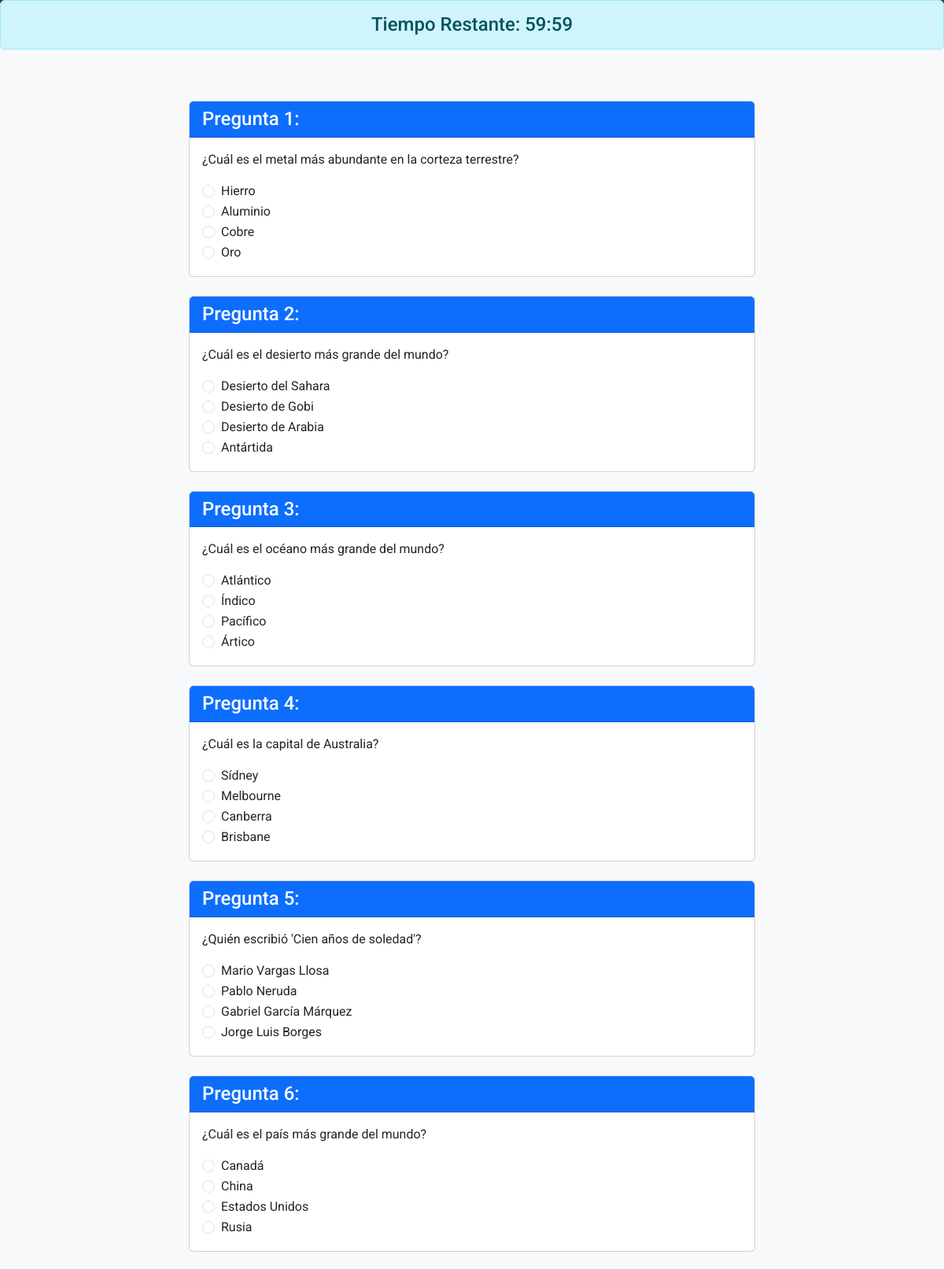
/examen/ (upper part), run on the app's committed database.
### examen/models.py (models this page shows, shortened)
class Pregunta(models.Model):
    enunciado = models.TextField()

class Respuesta(models.Model):
    pregunta = models.ForeignKey(Pregunta, on_delete=models.CASCADE)
    texto = models.TextField()
    es_correcta = models.BooleanField(default=False)

### examen/views.py (the view)
# urls.py: path('examen/', views.iniciar_examen, name='iniciar_examen'),
def iniciar_examen(request):
    configuracion = ConfiguracionExamen.objects.first()
    if not configuracion:
        return render(request, 'examen/error.html', {'mensaje': 'Configuración del examen no encontrada.'})
    preguntas = Pregunta.objects.order_by('?')[:configuracion.numero_preguntas]
    return render(request, 'examen/examen.html', {
        'preguntas': preguntas,
        'tiempo_limite': configuracion.tiempo
    })

### templates/examen/examen.html (shortened to what this page needs)
{% extends "base.html" %}
{% block content %}
<div class="container">
    <div class="alert alert-info fixed-top text-center" style="z-index: 1030;">
        <h4 class="mb-0">Tiempo Restante: <span id="timer">00:00:00</span></h4>
    </div>
    <div class="row mt-5 pt-4">
        <div class="col-md-8 offset-md-2">
            <form method="post" action="{% url 'guardar_resultado' %}">
                {% for pregunta in preguntas %}
                <div class="card mb-4">
                    <div class="card-header bg-primary text-white">
                        <h4 class="mb-0">Pregunta {{ forloop.counter }}:</h4>
                    </div>
                    <div class="card-body">
                        <p class="card-text">{{ pregunta.enunciado }}</p>
                        {% for respuesta in pregunta.respuesta_set.all %}
                        <div class="form-check">
                            <input class="form-check-input" type="radio" name="respuesta_{{ pregunta.id }}" value="{{ respuesta.id }}">
                            <label class="form-check-label">
                                {{ respuesta.texto }}
                            </label>
                        </div>
                        {% endfor %}
                    </div>
                </div>
                {% endfor %}
            </form>
        </div>
    </div>
</div>
{% endblock %}

### templates/base.html (style rules this page uses)
body { font-family: 'Roboto', sans-serif; background-color: #f8f9fa; padding-top: 56px; }
.container { margin-top: 20px; }

### data on the page
Pregunta: enunciado "¿Cuál es el metal más abundante en la corteza terrestre?"
Respuesta: texto "Hierro"
Respuesta: texto "Aluminio"
Respuesta: texto "Cobre"
Respuesta: texto "Oro"
Pregunta: enunciado "¿Cuál es el desierto más grande del mundo?"
Respuesta: texto "Desierto del Sahara"
Respuesta: texto "Desierto de Gobi"
Respuesta: texto "Desierto de Arabia"
Respuesta: texto "Antártida"
Pregunta: enunciado "¿Cuál es el océano más grande del mundo?"
Respuesta: texto "Atlántico"
Respuesta: texto "Índico"
Respuesta: texto "Pacífico"
Respuesta: texto "Ártico"
Pregunta: enunciado "¿Cuál es la capital de Australia?"
Respuesta: texto "Sídney"
Respuesta: texto "Melbourne"
Respuesta: texto "Canberra"
Respuesta: texto "Brisbane"
Pregunta: enunciado "¿Quién escribió 'Cien años de soledad'?"
Respuesta: texto "Mario Vargas Llosa"
Respuesta: texto "Pablo Neruda"
Respuesta: texto "Gabriel García Márquez"
Respuesta: texto "Jorge Luis Borges"
Pregunta: enunciado "¿Cuál es el país más grande del mundo?"
Respuesta: texto "Canadá"
Respuesta: texto "China"
Respuesta: texto "Estados Unidos"
Respuesta: texto "Rusia"
